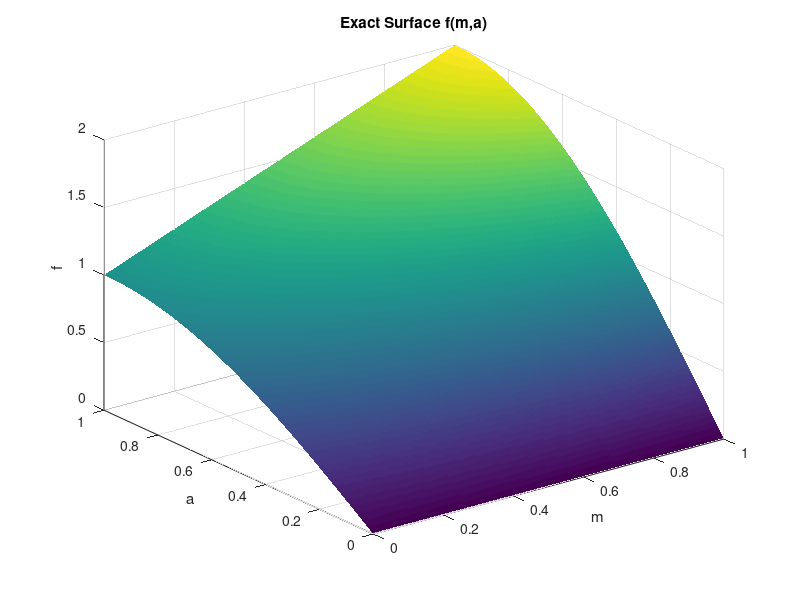
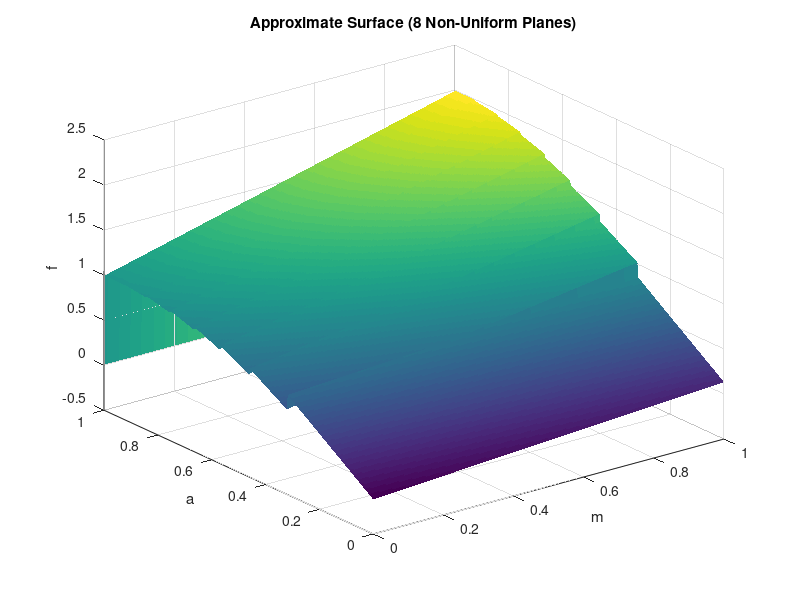
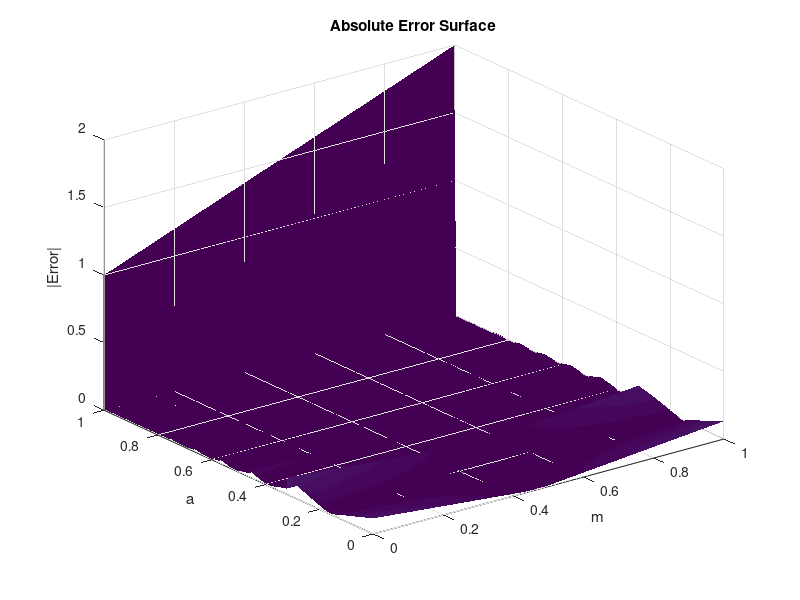

MATLAB code for these plots, in order: (Note: this script raises an error after producing the figures.)
clear; clc; close all;

Nm = 256;
Na = 256;

m = linspace(0,1,Nm);
a = linspace(0,1,Na);

[M,A] = meshgrid(m,a);

F_exact = (1 + M) .* sin(pi/2 * A);
num_planes = 8;

Ns = 120;
a_dense = linspace(0,1,Ns);

curv = sin(pi/2 * a_dense);                % curvature proxy
cum_curv = cumtrapz(a_dense, curv);
cum_curv = cum_curv / cum_curv(end);       % normalize

a_edges = zeros(num_planes+1,1);
a_edges(1) = 0;
a_edges(end) = 1;

for i = 2:num_planes
    target = (i-1)/num_planes;
    [~,idx] = min(abs(cum_curv - target));
    a_edges(i) = a_dense(idx);
end

fprintf('\nStage 2: Non-uniform plane boundaries\n');
for i = 1:num_planes
    fprintf('Plane %d: a ∈ [%.4f , %.4f)\n', ...
        i-1, a_edges(i), a_edges(i+1));
end

pm = zeros(num_planes,1);
pa = zeros(num_planes,1);
b  = zeros(num_planes,1);

Ns = 200;        % samples per dimension
max_iter = 15;
eps = 1e-6;

for i = 1:num_planes
    a1 = a_edges(i);
    a2 = a_edges(i+1);

    % Sample points in plane
    m_s = linspace(0,1,Ns);
    a_s = linspace(a1,a2,Ns);
    [MM,AA] = meshgrid(m_s,a_s);

    F = (1 + MM) .* sin(pi/2 * AA);

    X = [MM(:), AA(:), ones(numel(MM),1)];
    y = F(:);

    % Initial LS solution
    theta = X \ y;

    for k = 1:max_iter
        r = y - X*theta;
        w = 1 ./ (abs(r) + eps);   % weights

        % Weighted least squares without forming W
        Xw = X .* w;               % each row weighted
        theta = (X' * Xw) \ (Xw' * y);
    end

    pm(i) = theta(1);
    pa(i) = theta(2);
    b(i)  = theta(3);
end

F_approx = zeros(size(F_exact));

for i = 1:num_planes
    mask = (A >= a_edges(i)) & (A < a_edges(i+1));
    F_approx(mask) = pm(i)*M(mask) + pa(i)*A(mask) + b(i);
end

abs_err = abs(F_exact - F_approx);

MAE  = mean(abs_err(:));
MRED = mean(abs_err(:)) / mean(abs(F_exact(:)));

fprintf('\nStage 3B_B Results:\n');
fprintf('MAE  = %.4e\n', MAE);
fprintf('MRED = %.4e\n', MRED);

figure;
surf(M, A, F_exact, 'EdgeColor','none');
title('Exact Surface f(m,a)');
xlabel('m'); ylabel('a'); zlabel('f');

figure;
surf(M, A, F_approx, 'EdgeColor','none');
title('Approximate Surface (8 Non-Uniform Planes)');
xlabel('m'); ylabel('a'); zlabel('f');

figure;
surf(M, A, abs_err, 'EdgeColor','none');
title('Absolute Error Surface');
xlabel('m'); ylabel('a'); zlabel('|Error|');

figure;
histogram(abs_err(:),100);
title('Error Distribution');
xlabel('Absolute Error'); ylabel('Count');

fprintf('\nTable-I Coefficients (Stage 2 – Non-uniform)\n');
fprintf('Plane\tpm\t\tpa\t\tb\n');

for i = 1:num_planes
    fprintf('%d\t%.6f\t%.6f\t%.6f\n', ...
        i-1, pm(i), pa(i), b(i));
end
